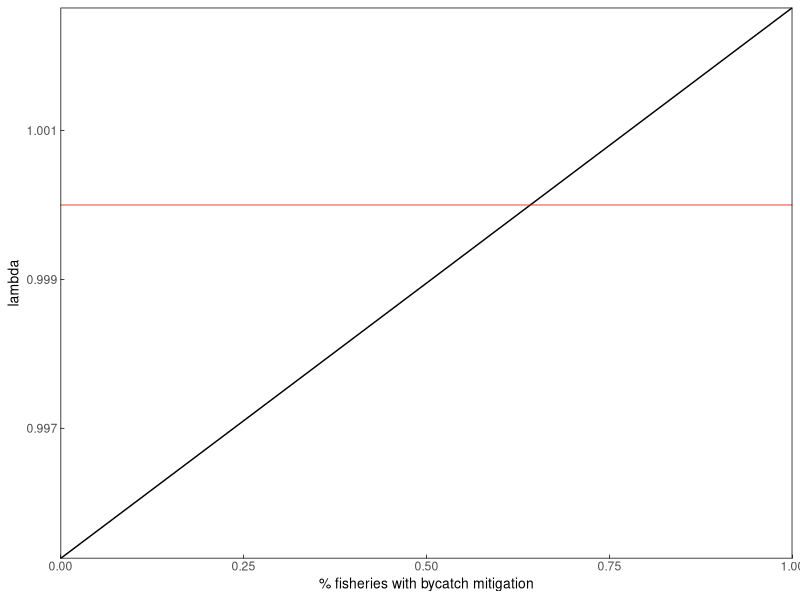
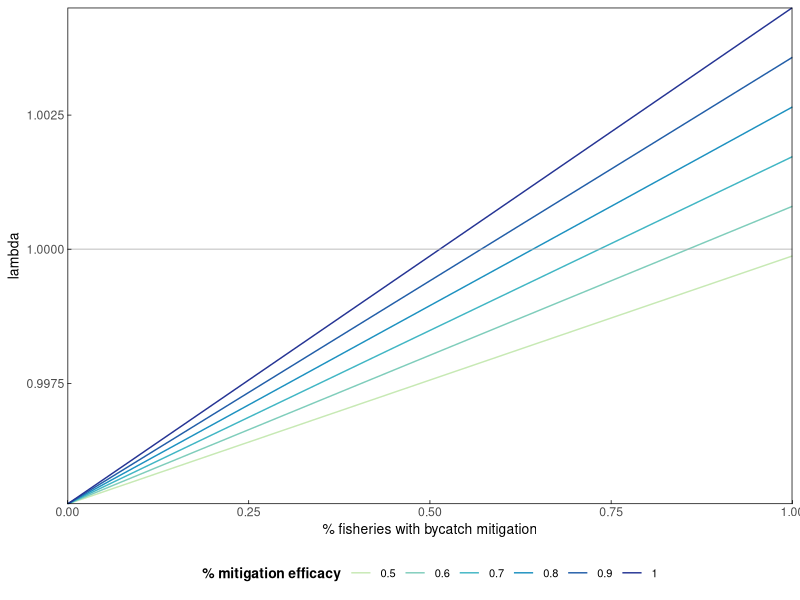

These figures' R source, in order: (Note: a time limit stopped this script after it produced the figures.)
## ---- chunk 1
library(here)
library(tidyverse)
library(RColorBrewer)

#set up various plotting themes
themeo <-theme_classic()+
  theme(strip.background = element_blank(),
        panel.grid.major = element_line(colour = "transparent"), 
        panel.grid.minor = element_line(colour = "transparent"),
        axis.line = element_blank(),
        axis.title = element_text(color = "black", size = 10),
        axis.ticks.length=unit(-0.1, "cm"),
        axis.ticks = element_line(color = "black", size = .25),
        axis.ticks.x = element_line(color = "black"),
        axis.ticks.y = element_line(color = "black"),
        panel.border = element_rect(colour = "black", fill=NA, size=.5),
        panel.spacing = unit(1, "lines"),
        legend.position = "bottom",
        legend.title = element_text(colour = "black", size = 10, face = "bold"),
        legend.text = element_text(color = "black", size =8)) #default legend position
## ---- chunk 2
#survival rates - drawn from Weimerskirch 1998
s_c <- 0.64 #chick+ fledgling survival year 0-1
s_cc <- 0.7244736 #conditional chick survival (disregarding parental survival) *calculted from other VR, not directly from literature
s_j <- 0.85 #juvenile survival year 1-3
s_i <- 0.92 #immature survival year 3-7
s_s <- 0.94 #subadult survival year 7-10
s_a <- 0.94 #adult survival year 10+
#males show senescence but femailes don't, so not including it here, though perhaps I should since it impacts breeding success?

#fecundity building blocks
#breeding success - drawn from Weimerskirch 1998 &Rackete 2021
bs_a <- 0.76 #adult breeding success

#breeding probability (biennial breeders) - adult rate drawn from Rackete 2021, subadult downscaled slightly from that
bp_a <- 0.45 #adult breeding probablity (biennial breeding, most breeding by age 10)

c <- 0.5# # of female chicks per year

#fecundity 
#f_a <- bs_a*bp_a*c
f_a <- bp_a*c*s_cc
  
#add widowing
#assume 25% prob year1 -> 100% prob year 4?
#Sun et al 2022 - takes 4 years to reach next breeding attempt, breeding prob with new mate after widowhood = ~0.25 (fig5)

w <- 1-0.1^.25
w4 <- 1
## ---- chunk 3
#set up age-based matrix based on vital rates

#Age classes (years)  0-1        1-2    2-3    3-4    4-5    5-6    6-7    7-8   8-9    nw,          w1,            w2,             w3,             w4 
m <- matrix(data = c(0,          0,    0,      0,     0,     0,     0,     0,      0,   s_a^2*f_a,   s_a^2*f_a*w,   s_a^2*f_a*w,    s_a^2*f_a*w,    s_a^2*f_a*w4,   #0-1
                    s_j,         0,    0,      0,     0,     0,     0,     0,      0,   0,           0,             0,              0,              0,              #1-2
                    0,           s_j,  0,      0,     0,     0,     0,     0,      0,   0,           0,             0,              0,              0,              #2-3
                    0,           0,    s_j,    0,     0,     0,     0,     0,      0,   0,           0,             0,              0,              0,              #3-4
                    0,           0,    0,      s_i,   0,     0,     0,     0,      0,   0,           0,             0,              0,              0,              #4-5
                    0,           0,    0,      0,     s_i,   0,     0,     0,      0,   0,           0,             0,              0,              0,              #5-6
                    0,           0,    0,      0,     0,     s_i,   0,     0,      0,   0,           0,             0,              0,              0,              #6-7
                    0,           0,    0,      0,     0,     0,     s_i,   0,      0,   0,           0,             0,              0,              0,              #7-8
                    0,           0,    0,      0,     0,     0,     0,     s_s,    0,   0,           0,             0,              0,              0,              #8-9
                    0,           0,    0,      0,     0,     0,     0,     0,      s_s, s_a^2,       s_a^2*w,       s_a^2*w,        s_a^2*w,        s_a^2*w4,       #nw
                    0,           0,    0,      0,     0,     0,     0,     0,      0,   s_a*(1-s_a), s_a*(1-s_a)*w, s_a*(1-s_a)*w,  s_a*(1-s_a)*w,  s_a*(1-s_a)*w4, #w1
                    0,           0,    0,      0,     0,     0,     0,     0,      0,   0,           s_a*(1-w),     0,              0,              0,              #w2 
                    0,           0,    0,      0,     0,     0,     0,     0,      0,   0,           0,             s_a*(1-w),      0,              0,              #w3 
                    0,           0,    0,      0,     0,     0,     0,     0,      0,   0,           0,             0,              s_a*(1-w),      0),             #w4 
                   nrow = 14, byrow = TRUE) 
m
## ---- chunk 4
#deterministic growth rate (lambda)
#extract eigenvalues and lambda from the matrix 
m_eig <- eigen(m)
lambda <- as.numeric(m_eig$values[1])
lambda # this matches the ideal population growth rate in the table

#Stable state distribution
#extract and scale the right eigenvector 
SSD <- round(as.numeric(m_eig$vectors[,1]/sum(m_eig$vectors[,1])),3)
SSD

#extract reproductive values
RV <- as.numeric(eigen(t(m))$vectors[,1]/eigen(t(m))$vectors[1,1])
RV
## ---- chunk 5
MI_SDD <- sum(SSD[10:14]) #proportion mature individuals
JI_SDD <- sum(SSD[1:9]) #proportion juvenile/immature/subadult

#total fledged population from MI estimates: 
#from iucn redlist:https://www.iucnredlist.org/species/22698305/132640680#population
# In 1998, the total annual breeding population was estimated at 8,500 pairs, equivalent to c. 28,000 mature individuals (Gales 1998). However, current estimates are 1,553 pairs on South Georgia (Georgias del Sur) (Poncet et al. 2006), 1,800 pairs on Prince Edward Island (2008, Ryan et al. 2009), c. 1,900 pairs on Marion Island (2013, ACAP 2009), c. 340 pairs on Iles Crozet (CNRS Chinzè Monitoring Database 2010), c. 354 pairs in Iles Kerguelen (CNRS Chinzè Monitoring Database 2011), and 4 pairs on Macquarie Island (DPIWPE 2010, unpublished data), making a total of c. 6,000 annual breeding pairs. Using the same ratio as Gales (1998) for estimating the number of mature individuals, this would equate to approximately 20,100 mature individuals.

br_mi_rate <- 20100/6000

#South georgia mature individuals from reported breeding pairs
SG_MI <- 1553*br_mi_rate

#get total pop of fledged birds from MI  numbers and stable state distribution
#MI= MI_SDD*total pop
#total pop = MI/MI_SDD
SG_pop <- SG_MI/MI_SDD

#check against juvenile pop and SDD
juv_pop <- SG_pop-SG_MI #calc juv pop
juv_pop/SG_pop # prop to full fledged pop
JI_SDD #compare to SDD
## ---- chunk 6
BPUE_1000 <- ((0.5460*0.0108)+(0.3276*(0.0066))+(0.4169*0.1111)+(0.0120*0)+(0.2690*0.044)+(0.01060*0.044))/6 
                                    # #bycatch rate per 1000 hooks for South Atlantic (all south atlantic studies averaged) (Klaer 2012, table 2.5) #0.01111316
#BPUE_1000 <- 0.0308*0.105 #bycatch rate per 1000 hooks for South Atlantic (below 25S) (Klaer 2012, table 2.5) #0.003234
hooks <- 6710000 #average annual number of hooks in South West Atlantic from 1999-2009(Jimenez et al 2016, table 1)
#overlap <- 1466368 #average annual number of hooks in South West Atlantic from 1999-2009 that birds are exposed to (Jimenez et al 2016, table 1)
BPUE_1 <- BPUE_1000/1000 #convert to per 1 hook rate

bycatch_mortality <- BPUE_1*hooks #multiply by average annual hooks

per_cap_bycatch_mortality <- bycatch_mortality/SG_pop
## ---- chunk 7
#surv = natural mortality - fishing mortality
#surv - fishing mortality = natural mortality

#fishing mortality = per capita calculation above
fm <- per_cap_bycatch_mortality

#natural mortality
nm_j <- (1-s_j)-fm
nm_i <- (1-s_i)-fm
nm_s <- (1-s_s)-fm
nm_a <- (1-s_a)-fm
## ---- chunk 8
#bycatch mortality rates
# ~25 - 35% of mortality has been attributed to bycatch (Cleeland et al 2021), 
# so I calculated the baseline mortality and divided by 4 (testing 33% now - /3)
# m_j <- (1-s_j)/3
# m_i <- (1-s_i)/3
# m_s <- (1-s_s)/3
# m_a <- (1-s_a)/3

mitigation_eff <- 0.8
## ---- chunk 9
bycatch_reductions <- data.frame(reduction = seq(0, 1, by =0.01), lambda = NA)

for(i in 1:nrow(bycatch_reductions)){
  # 
  # n_s_j <- 1-((m_j*(1-(mitigation_eff*bycatch_reductions$reduction[i])))+(m_j*2))
  # n_s_i <- 1-((m_i*(1-(mitigation_eff*bycatch_reductions$reduction[i])))+(m_i*2))
  # n_s_s <- 1-((m_s*(1-(mitigation_eff*bycatch_reductions$reduction[i])))+(m_s*2))
  # n_s_a <- 1-((m_a*(1-(mitigation_eff*bycatch_reductions$reduction[i])))+(m_s*2))


  n_s_j <- 1-((fm*(1-(mitigation_eff*bycatch_reductions$reduction[i])))+(nm_j))
  n_s_i <- 1-((fm*(1-(mitigation_eff*bycatch_reductions$reduction[i])))+(nm_i))
  n_s_s <- 1-((fm*(1-(mitigation_eff*bycatch_reductions$reduction[i])))+(nm_s))
  n_s_a <- 1-((fm*(1-(mitigation_eff*bycatch_reductions$reduction[i])))+(nm_s))

  
#Age classes (years)   0-1     1-2     2-3     3-4     4-5    5-6    6-7    7-8   8-9      nw,              w1,                w2,                w3,                w4 
n_m <- matrix(data = c(0,      0,      0,      0,      0,     0,     0,     0,      0,     n_s_a^2*f_a,     n_s_a^2*f_a*w,     n_s_a^2*f_a*w,     n_s_a^2*f_a*w,     n_s_a^2*f_a*w4,      #0-1
                       n_s_j,  0,      0,      0,      0,     0,     0,     0,      0,     0,               0,                 0,                 0,                 0,                   #1-2
                       0,      n_s_j,  0,      0,      0,     0,     0,     0,      0,     0,               0,                 0,                 0,                 0,                   #2-3
                       0,      0,      n_s_j,  0,      0,     0,     0,     0,      0,     0,               0,                 0,                 0,                 0,                   #3-4
                       0,      0,      0,      n_s_i,  0,     0,     0,     0,      0,     0,               0,                 0,                 0,                 0,                   #4-5
                       0,      0,      0,      0,      n_s_i, 0,     0,     0,      0,     0,               0,                 0,                 0,                 0,                   #5-6
                       0,      0,      0,      0,      0,     n_s_i, 0,     0,      0,     0,               0,                 0,                 0,                 0,                   #6-7
                       0,      0,      0,      0,      0,     0,     n_s_i, 0,      0,     0,               0,                 0,                 0,                 0,                   #7-8
                       0,      0,      0,      0,      0,     0,     0,     n_s_s,  0,     0,               0,                 0,                 0,                 0,                   #8-9
                       0,      0,      0,      0,      0,     0,     0,     0,      n_s_s, n_s_a^2,         n_s_a^2*w,         n_s_a^2*w,         n_s_a^2*w,         n_s_a^2*w4,          #nw
                       0,      0,      0,      0,      0,     0,     0,     0,      0,     n_s_a*(1-n_s_a), n_s_a*(1-n_s_a)*w, n_s_a*(1-n_s_a)*w, n_s_a*(1-n_s_a)*w, n_s_a*(1-n_s_a)*w4,  #w1
                       0,      0,      0,      0,      0,     0,     0,     0,      0,     0,               n_s_a*(1-w),       0,                 0,                 0,                   #w2 
                       0,      0,      0,      0,      0,     0,     0,     0,      0,     0,               0,                 n_s_a*(1-w),       0,                 0,                   #w3 
                       0,      0,      0,      0,      0,     0,     0,     0,      0,     0,               0,                 0,                 n_s_a*(1-w),       0),                  #w4 
                    nrow = 14, byrow = TRUE) 
n_m
  
  #extract eigenvalues and lambda from the matrix 
  n_m_eig <- eigen(n_m)
  lambda_n <- as.numeric(n_m_eig$values[1])
  bycatch_reductions$lambda[i] <- lambda_n 

}
## ---- chunk 10
ggplot(bycatch_reductions)+
  geom_line(aes(x=reduction, y=as.numeric(lambda)))+
  geom_hline(aes(yintercept = 1), color = "red", alpha =0.5)+ 
  # geom_vline(aes(xintercept = 0.66), color = "red", alpha =0.5)+ #illegal vs legal fisheries transition
  # geom_vline(aes(xintercept = 0.33), color = "red", alpha =0.5)+ #illegal vs legal fisheries transition
  labs(x="% fisheries with bycatch mitigation", y="lambda")+
  themeo+
  coord_cartesian(expand=FALSE)
## ---- chunk 11
bycatch_reductions2 <- seq(0, 1, by =0.01)
mitigation_eff_range <- seq(0.5,1, by  = 0.1)
output <- matrix(nrow = length(bycatch_reductions2), ncol = length(mitigation_eff_range)) %>% as.data.frame() 

for(k in 1:length(mitigation_eff_range)){
  mit_eff <- mitigation_eff_range[k]
  
  for(i in 1:length(bycatch_reductions2)){
  
  # n_s_j <- 1-((m_j*(1-(mit_eff*bycatch_reductions2[i])))+(m_j*2))
  # n_s_i <- 1-((m_i*(1-(mit_eff*bycatch_reductions2[i])))+(m_i*2))
  # n_s_s <- 1-((m_s*(1-(mit_eff*bycatch_reductions2[i])))+(m_s*2))
  # n_s_a <- 1-((m_a*(1-(mit_eff*bycatch_reductions2[i])))+(m_s*2))
  # 
  
  n_s_j <- 1-((fm*(1-(mit_eff*bycatch_reductions$reduction[i])))+(nm_j))
  n_s_i <- 1-((fm*(1-(mit_eff*bycatch_reductions$reduction[i])))+(nm_i))
  n_s_s <- 1-((fm*(1-(mit_eff*bycatch_reductions$reduction[i])))+(nm_s))
  n_s_a <- 1-((fm*(1-(mit_eff*bycatch_reductions$reduction[i])))+(nm_s))
  
  
 #Age classes (years)   0-1     1-2     2-3     3-4     4-5    5-6    6-7    7-8   8-9      nw,              w1,                w2,                w3,                w4 
n_m <- matrix(data = c(0,      0,      0,      0,      0,     0,     0,     0,      0,     n_s_a^2*f_a,     n_s_a^2*f_a*w,     n_s_a^2*f_a*w,     n_s_a^2*f_a*w,     n_s_a^2*f_a*w4,      #0-1
                       n_s_j,  0,      0,      0,      0,     0,     0,     0,      0,     0,               0,                 0,                 0,                 0,                   #1-2
                       0,      n_s_j,  0,      0,      0,     0,     0,     0,      0,     0,               0,                 0,                 0,                 0,                   #2-3
                       0,      0,      n_s_j,  0,      0,     0,     0,     0,      0,     0,               0,                 0,                 0,                 0,                   #3-4
                       0,      0,      0,      n_s_i,  0,     0,     0,     0,      0,     0,               0,                 0,                 0,                 0,                   #4-5
                       0,      0,      0,      0,      n_s_i, 0,     0,     0,      0,     0,               0,                 0,                 0,                 0,                   #5-6
                       0,      0,      0,      0,      0,     n_s_i, 0,     0,      0,     0,               0,                 0,                 0,                 0,                   #6-7
                       0,      0,      0,      0,      0,     0,     n_s_i, 0,      0,     0,               0,                 0,                 0,                 0,                   #7-8
                       0,      0,      0,      0,      0,     0,     0,     n_s_s,  0,     0,               0,                 0,                 0,                 0,                   #8-9
                       0,      0,      0,      0,      0,     0,     0,     0,      n_s_s, n_s_a^2,         n_s_a^2*w,         n_s_a^2*w,         n_s_a^2*w,         n_s_a^2*w4,          #nw
                       0,      0,      0,      0,      0,     0,     0,     0,      0,     n_s_a*(1-n_s_a), n_s_a*(1-n_s_a)*w, n_s_a*(1-n_s_a)*w, n_s_a*(1-n_s_a)*w, n_s_a*(1-n_s_a)*w4,  #w1
                       0,      0,      0,      0,      0,     0,     0,     0,      0,     0,               n_s_a*(1-w),       0,                 0,                 0,                   #w2 
                       0,      0,      0,      0,      0,     0,     0,     0,      0,     0,               0,                 n_s_a*(1-w),       0,                 0,                   #w3 
                       0,      0,      0,      0,      0,     0,     0,     0,      0,     0,               0,                 0,                 n_s_a*(1-w),       0),                  #w4 
                    nrow = 14, byrow = TRUE) 
n_m
  
  #extract eigenvalues and lambda from the matrix 
  n_m_eig <- eigen(n_m)
  lambda_n <- as.numeric(n_m_eig$values[1])
  output[i,k] <- lambda_n # this matches the ideal population growth rate in the table

}
}

## ---- chunk 12
oldnames = c("V1","V2","V3","V4" ,"V5", "V6")
newnames = c("0.5", "0.6", "0.7", "0.8", "0.9", "1")

output<- output %>%
  rename_with(~ newnames[which(oldnames == .x)], .cols = oldnames)

output$bycatch_reductions <- bycatch_reductions2

output_l <- output %>% 
  pivot_longer(cols = !bycatch_reductions,names_to = "mit_eff", values_to = "lambda")

output_l$mit_eff <- as.numeric(output_l$mit_eff)
## ---- chunk 13
ggplot(output_l)+
  geom_line(aes(x=bycatch_reductions, y=lambda, group = factor(mit_eff), color = factor(mit_eff)))+
  geom_hline(aes(yintercept = 1), color = "darkgrey", alpha =0.5)+ 
  # geom_vline(aes(xintercept = 0.66), color = "red", alpha =0.5)+ #illegal vs legal fisheries transition
  # geom_vline(aes(xintercept = 0.33), color = "red", alpha =0.5)+ #illegal vs legal fisheries transition
  labs(x="% fisheries with bycatch mitigation", y="lambda", color = "% mitigation efficacy")+
  themeo+
  guides(colour = guide_legend(nrow = 1))+
  coord_cartesian(expand=FALSE)+
  scale_color_manual(values=c("#c7e9b4", "#7fcdbb", "#41b6c4", "#1d91c0", "#225ea8", "#253494"))
## ---- chunk 14
#set mean, CI for each vital rate, use these to pull VR rates within beta distribution
#s_c2
s_c2mean <-0.64
s_c2upper_CI <- 0.65
s_c2lower_CI <- 0.63
  
s_c2SE <- (s_c2upper_CI - s_c2lower_CI) / 3.92

s_c2var <- s_c2SE^2

s_c2alpha = s_c2mean * ((1 - s_c2mean) / s_c2var - 1 / s_c2mean)
s_c2beta = (1 - s_c2mean) * ((1 -s_c2mean) /s_c2var - 1 / (1 - s_c2mean))

#s_cc2
s_cc2mean <-0.7244736
s_cc2upper_CI <- 0.73
s_cc2lower_CI <- 0.72
  
s_cc2SE <- (s_cc2upper_CI - s_cc2lower_CI) / 3.92

s_cc2var <- s_cc2SE^2

s_cc2alpha = s_cc2mean * ((1 - s_cc2mean) / s_cc2var - 1 / s_cc2mean)
s_cc2beta = (1 - s_cc2mean) * ((1 -s_cc2mean) /s_cc2var - 1 / (1 - s_cc2mean))

#s_j2
#s_j2mean <-0.825
s_j2mean <-0.85
s_j2upper_CI <- 0.85
s_j2lower_CI <- 0.8
  
s_j2SE <- (s_j2upper_CI - s_j2lower_CI) / 3.92

s_j2var <- s_j2SE^2

s_j2alpha = s_j2mean * ((1 - s_j2mean) / s_j2var - 1 / s_j2mean)
s_j2beta = (1 - s_j2mean) * ((1 -s_j2mean) /s_j2var - 1 / (1 - s_j2mean))

# s_i2
 #s_i2mean <-0.925
 s_i2mean <-0.92
 s_i2upper_CI <- 0.94
 s_i2lower_CI <- 0.91
  
 s_i2SE <- ( s_i2upper_CI -  s_i2lower_CI) / 3.92

 s_i2var <-  s_i2SE^2

 s_i2alpha =  s_i2mean * ((1 -  s_i2mean) /  s_i2var - 1 /  s_i2mean)
 s_i2beta = (1 -  s_i2mean) * ((1 - s_i2mean) / s_i2var - 1 / (1 -  s_i2mean))
 
# s_s2
 #s_s2mean <-0.944
 s_s2mean <-0.94
 s_s2upper_CI <- 0.95
 s_s2lower_CI <- 0.94
  
 s_s2SE <- ( s_s2upper_CI -  s_s2lower_CI) / 3.92

 s_s2var <-  s_s2SE^2

 s_s2alpha =  s_s2mean * ((1 -  s_s2mean) /  s_s2var - 1 /  s_s2mean)
 s_s2beta = (1 -  s_s2mean) * ((1 - s_s2mean) / s_s2var - 1 / (1 -  s_s2mean))
 
 # s_a2
 #s_a2mean <-0.945
  s_a2mean <-0.94
 s_a2upper_CI <- 0.95
 s_a2lower_CI <- 0.94
  
 s_a2SE <- ( s_a2upper_CI -  s_a2lower_CI) / 3.92

 s_a2var <-  s_a2SE^2

 s_a2alpha =  s_a2mean * ((1 -  s_a2mean) /  s_a2var - 1 /  s_a2mean)
 s_a2beta = (1 -  s_a2mean) * ((1 - s_a2mean) / s_a2var - 1 / (1 -  s_a2mean))

 
  # bs_a2
 bs_a2mean <-0.76
 bs_a2upper_CI <- 0.8
 bs_a2lower_CI <- 0.68
  
 bs_a2SE <- ( bs_a2upper_CI -  bs_a2lower_CI) / 3.92

 bs_a2var <-  bs_a2SE^2

 bs_a2alpha =  bs_a2mean * ((1 -  bs_a2mean) /  bs_a2var - 1 /  bs_a2mean)
 bs_a2beta = (1 -  bs_a2mean) * ((1 - bs_a2mean) / bs_a2var - 1 / (1 -  bs_a2mean))
 
 
   # bp_a2
 bp_a2mean <-0.45
 bp_a2upper_CI <- 0.7
 bp_a2lower_CI <- 0.4
  
 bp_a2SE <- ( bp_a2upper_CI -  bp_a2lower_CI) / 3.92

 bp_a2var <-  bp_a2SE^2

 bp_a2alpha =  bp_a2mean * ((1 -  bp_a2mean) /  bp_a2var - 1 /  bp_a2mean)
 bp_a2beta = (1 -  bp_a2mean) * ((1 - bp_a2mean) / bp_a2var - 1 / (1 -  bp_a2mean))
 
 #fm2
 
# BPUE_1000 <- ((0.5460*0.0108)+(0.3276*0.0066)+(0.4169*0.1111)+(0.0120*0)+(0.2690*0.044)+(0.01060*0.044))/6 
# hooks <- 6710000 #average annual number of hooks in South West Atlantic from 1999-2009(Jimenez et al 2016, table 1)
# BPUE_1 <- BPUE_1000/1000 #convert to per 1 hook rate
# bycatch_mortality <- BPUE_1*hooks #multiply by average annual hooks
# per_cap_bycatch_mortality <- bycatch_mortality/SG_pop


fm2_mean <- fm
fm2_upperCI <- (((0.4169*0.1111)/1000)*hooks)/SG_pop
fm2_lowerCI <- (((0.01060*0.044)/1000)*hooks)/SG_pop

fm2_SE <- ( fm2_upperCI -  fm2_lowerCI) / 3.92

fm2_var <-  fm2_SE^2

 fm2_alpha =  fm2_mean * ((1 -  fm2_mean) /  fm2_var - 1 /  fm2_mean)
 fm2_beta = (1 -  fm2_mean) * ((1 - fm2_mean) / fm2_var - 1 / (1 -  fm2_mean))

## ---- chunk 15
 s_c2_rv <-  rbeta(n = 1000, shape1 = s_c2alpha, shape2 = s_c2beta) #chick+ fledgling survival year 0-1 - 0.64 
    p_s_c2<- ggplot(as.data.frame(s_c2_rv))+geom_histogram(aes(x=s_c2_rv))+geom_vline(data = as.data.frame(s_c), aes(xintercept = s_c), color = "red")+theme_bw()
      
 s_cc2_rv <- rbeta(n = 1000, shape1 = s_cc2alpha, shape2 = s_cc2beta) # conditional chick+ fledgling survival year 0-1 - 0.73
    p_s_cc2 <- ggplot(as.data.frame(s_cc2_rv))+geom_histogram(aes(x=s_cc2_rv))+geom_vline(data = as.data.frame(s_cc), aes(xintercept = s_cc), color = "red")+theme_bw()
   
 s_j2_rv <-  rbeta(n = 1000, shape1 = s_j2alpha, shape2 = s_j2beta)#juvenile survival year 1-3 -  0.8 
     p_s_j2 <- ggplot(as.data.frame(s_j2_rv))+geom_histogram(aes(x=s_j2_rv))+geom_vline(data = as.data.frame(s_j), aes(xintercept = s_j), color = "red")+theme_bw()
      
 s_i2_rv <-  rbeta(n = 1000, shape1 = s_i2alpha, shape2 = s_i2beta) #immature survival year 3-7 -  0.92
     p_s_i2 <- ggplot(as.data.frame(s_i2_rv))+geom_histogram(aes(x=s_i2_rv))+geom_vline(data = as.data.frame(s_i), aes(xintercept = s_i), color = "red")+theme_bw()
     
 s_s2_rv <-  rbeta(n = 1000, shape1 = s_s2alpha, shape2 = s_s2beta) #subadult survival year 7-10 - 0.94
     p_s_s2 <- ggplot(as.data.frame(s_s2_rv))+geom_histogram(aes(x=s_s2_rv))+geom_vline(data = as.data.frame(s_s), aes(xintercept = s_s), color = "red")+theme_bw()
     
 s_a2_rv <-  rbeta(n = 1000, shape1 = s_a2alpha, shape2 = s_a2beta) #adult survival year 10+ - 0.94
     p_s_a2 <- ggplot(as.data.frame(s_a2_rv))+geom_histogram(aes(x=s_a2_rv))+geom_vline(data = as.data.frame(s_a), aes(xintercept = s_a), color = "red")+theme_bw()
    
 bs_a2_rv <- rbeta(n = 1000, shape1 = bs_a2alpha, shape2 = bs_a2beta) #adult breeding success - 0.8 
    p_bs_a2 <- ggplot(as.data.frame(bs_a2_rv))+geom_histogram(aes(x=bs_a2_rv))+geom_vline(data = as.data.frame(bs_a), aes(xintercept = bs_a), color = "red")+theme_bw()
       
bp_a2_rv <-  rbeta(n = 1000, shape1 = bp_a2alpha, shape2 = bp_a2beta)  #adult breeding probablity (biennial breeding, most breeding by age 10) - 0.45
    p_bp_a2 <- ggplot(as.data.frame(bp_a2_rv))+geom_histogram(aes(x=bp_a2_rv))+geom_vline(data = as.data.frame(bp_a), aes(xintercept = bp_a), color = "red")+theme_bw()
    
   fm2_rv <-  rbeta(n = 1000, shape1 = fm2_alpha, shape2 = fm2_beta)  #adult breeding probablity (biennial breeding, most breeding by age 10) - 0.45
    p_fm2 <- ggplot(as.data.frame(fm2_rv))+geom_histogram(aes(x=fm2_rv))+geom_vline(data = as.data.frame(bp_a), aes(xintercept = fm), color = "red")+theme_bw()
## ---- chunk 16
full_output <- vector("list", 6)
bycatch_reductions2 <- seq(0, 1, by =0.01)
mitigation_eff_range <- seq(0.5,1, by  = 0.1)
sims = 1:1000

set.seed(123)

for(k in 1:length(mitigation_eff_range)){
  mit_eff <- mitigation_eff_range[k]
  
  output2 <- matrix(nrow = length(bycatch_reductions2), ncol = length(sims)) %>% as.data.frame() 
  
for(j in 1:length(sims)){
    
  set.seed(j)
  
    s_c2 <-    rbeta(n = 1, shape1 = s_c2alpha, shape2 = s_c2beta) #chick+ fledgling survival year 0-1 - 0.64 
    s_cc2 <-  rbeta(n = 1, shape1 = s_cc2alpha, shape2 = s_cc2beta) # conditional chick+ fledgling survival year 0-1 - 0.64 
    s_j2 <- rbeta(n = 1, shape1 = s_j2alpha, shape2 = s_j2beta)#juvenile survival year 1-3 -  0.8 
    s_i2 <-  rbeta(n = 1, shape1 = s_i2alpha, shape2 = s_i2beta) #immature survival year 3-7 -  0.92
    s_s2 <- rbeta(n = 1, shape1 = s_s2alpha, shape2 = s_s2beta) #subadult survival year 7-10 - 0.94
    s_a2 <-  rbeta(n = 1, shape1 = s_a2alpha, shape2 = s_a2beta) #adult survival year 10+ - 0.94
    bs_a2 <-  rbeta(n = 1, shape1 = bs_a2alpha, shape2 = bs_a2beta) #adult breeding success - 0.8 
    bp_a2 <-  rbeta(n = 1, shape1 = bp_a2alpha, shape2 = bp_a2beta)  #adult breeding probablity (biennial breeding, most breeding by age 10) - 0.45
    c2 <- 0.5# # of female chicks per year
    f_a2 <- bp_a*c2*s_cc2 #fecundity
  
    # not sure why i decided to do this so removing it for now, and reverting matrix to old widowing rates (w and w4)
    # w2 <- sample(seq(0.4,0.5, by =0.01), size=1, replace = TRUE) 
    # w42 <- 1
    
  #  which1 <- as.numeric(sample(c(3,4), size=1, replace = TRUE))  #select whether to partition mortality into 3 sections (33% = bycatch) or 4 (25%=bycatch)
    # m_j2 <- (1-s_j2)/which1 # divide total moratlity by 3 or 4 to get bycatch mortality
    # o_m_j2 <- m_j2*(which1-1) #multiply bycatch by 1-(3 or 4) to get non-bycatch mortality
    # 
    # which2 <- as.numeric(sample(c(3,4), size=1, replace = TRUE))
    # m_i2 <- (1-s_i2)/which2
    # o_m_i2 <- m_i2*(which2-1)
    # 
    # which3 <- as.numeric(sample(c(3,4), size=1, replace = TRUE))
    # m_s2 <- (1-s_s2)/which3
    # o_m_s2 <- m_s2*(which3-1)
    # 
    # which4 <- as.numeric(sample(c(3,4), size=1, replace = TRUE))
    # m_a2 <- (1-s_a2)/which4
    # o_m_a2 <- m_a2*(which4-1)
    
    #fishing mortality = per capita calculation above
   # fm2 <- fm #set bycatch mortality
    fm2 <-  rbeta(n = 1, shape1 = fm2_alpha, shape2 = fm2_beta)  #variable bycatch mortality
    
    #natural mortality
    nm_j2 <- (1-s_j2)-fm2
    nm_i2 <- (1-s_i2)-fm2
    nm_s2 <- (1-s_s2)-fm2
    nm_a2 <- (1-s_a2)-fm2

    
for(i in 1:length(bycatch_reductions2)){
  
  #calculate new survival rates = 1-(bycatch mortality*(1-efficacy of intervention action * proportion of fishery implementing intervention actions))+mortality remainder)
  # n_s_j2 <- 1-((m_j2*(1-(mit_eff*bycatch_reductions2[i])))+(o_m_j2))
  # n_s_i2 <- 1-((m_i2*(1-(mit_eff*bycatch_reductions2[i])))+(o_m_i2))
  # n_s_s2 <- 1-((m_s2*(1-(mit_eff*bycatch_reductions2[i])))+(o_m_s2))
  # n_s_a2 <- 1-((m_a2*(1-(mit_eff*bycatch_reductions2[i])))+(o_m_a2))
  # 
    
  n_s_j2 <- 1-((fm2*(1-(mit_eff*bycatch_reductions$reduction[i])))+(nm_j2))
  n_s_i2 <- 1-((fm2*(1-(mit_eff*bycatch_reductions$reduction[i])))+(nm_i2))
  n_s_s2 <- 1-((fm2*(1-(mit_eff*bycatch_reductions$reduction[i])))+(nm_s2))
  n_s_a2 <- 1-((fm2*(1-(mit_eff*bycatch_reductions$reduction[i])))+(nm_s2))
  
  
   #Age classes (years)    0-1      1-2      2-3     3-4     4-5     5-6     6-7    7-8     8-9      nw,                w1,                  w2,                   w3,                   w4 
  n_m2 <- matrix(data = c( 0,       0,       0,      0,      0,      0,      0,      0,      0,      n_s_a2^2*f_a2,     n_s_a2^2*f_a2*w,     n_s_a2^2*f_a2*w,      n_s_a2^2*f_a2*w,      n_s_a2^2*f_a2*w4,      #0-1
                           n_s_j2,  0,       0,      0,      0,      0,      0,      0,      0,      0,                 0,                   0,                    0,                    0,                     #1-2
                           0,       n_s_j2,  0,      0,      0,      0,      0,      0,      0,      0,                 0,                   0,                    0,                    0,                     #2-3
                           0,       0,       n_s_j2, 0,      0,      0,      0,      0,      0,      0,                 0,                   0,                    0,                    0,                     #3-4
                           0,       0,       0,      n_s_i2, 0,      0,      0,      0,      0,      0,                 0,                   0,                    0,                    0,                     #4-5
                           0,       0,       0,      0,      n_s_i2, 0,      0,      0,      0,      0,                 0,                   0,                    0,                    0,                     #5-6
                           0,       0,       0,      0,      0,      n_s_i2, 0,      0,      0,      0,                 0,                   0,                    0,                    0,                     #6-7
                           0,       0,       0,      0,      0,      0,      n_s_i2, 0,      0,      0,                 0,                   0,                    0,                    0,                     #7-8
                           0,       0,       0,      0,      0,      0,      0,      n_s_s2, 0,      0,                 0,                   0,                    0,                    0,                     #8-9
                           0,       0,       0,      0,      0,      0,      0,      0,      n_s_s2, n_s_a2^2,          n_s_a2^2*w,          n_s_a2^2*w,           n_s_a2^2*w,           n_s_a2^2*w4,           #nw
                           0,       0,       0,      0,      0,      0,      0,      0,      0,      n_s_a2*(1-n_s_a2), n_s_a2*(1-n_s_a2)*w, n_s_a2*(1-n_s_a2)*w,  n_s_a2*(1-n_s_a2)*w,  n_s_a2*(1-n_s_a2)*w4,  #w1
                           0,       0,       0,      0,      0,      0,      0,      0,      0,      0,                 n_s_a2*(1-w),        0,                    0,                    0,                     #w2 
                           0,       0,       0,      0,      0,      0,      0,      0,      0,      0,                 0,                   n_s_a2*(1-w),         0,                    0,                     #w3 
                           0,       0,       0,      0,      0,      0,      0,      0,      0,      0,                 0,                   0,                    n_s_a2*(1-w),         0),                    #w4 
                   nrow = 14, byrow = TRUE) 
n_m2
  
  #extract eigenvalues and lambda from the matrix 
  n_m_eig2 <- eigen(n_m2)
  lambda_n2 <- as.numeric(n_m_eig2$values[1])
  output2[i,j] <- lambda_n2 # this matches the ideal population growth rate in the table
  output2 <- as.data.frame(output2)
  output2$mitigation_efficacy <- mit_eff
  output2$bycatch_reduction <- bycatch_reductions2
    
 full_output[[k]] <- output2

}
}
}

full_output[[1]]

 sim_results <- full_output[[1]]
 sim_results$quantile5 <-  apply(sim_results[1:100], 1, quantile, (probs =c(0.05)))
 sim_results$quantile95 <-  apply(sim_results[1:100], 1, quantile, (probs =c(0.95)))
## ---- chunk 17
mitigation_eff_range #0.5 0.6 0.7 0.8 0.9 1.0

mit05_l <- full_output[[1]] %>% 
  pivot_longer(cols = starts_with("V"), names_to = "simrun", values_to = "lambda")
mit06_l <- full_output[[2]] %>% 
  pivot_longer(cols = starts_with("V"), names_to = "simrun", values_to = "lambda")
mit07_l <- full_output[[3]] %>% 
  pivot_longer(cols = starts_with("V"), names_to = "simrun", values_to = "lambda")
mit08_l <- full_output[[4]] %>% 
  pivot_longer(cols = starts_with("V"), names_to = "simrun", values_to = "lambda")
mit09_l <- full_output[[5]] %>% 
  pivot_longer(cols = starts_with("V"), names_to = "simrun", values_to = "lambda")
mit1_l <- full_output[[6]] %>% 
  pivot_longer(cols = starts_with("V"), names_to = "simrun", values_to = "lambda")

fulldat <- rbind(mit05_l,mit06_l,mit07_l,mit08_l,mit09_l,mit1_l)
fulldat$mitsim <- paste(fulldat$mitigation_efficacy, fulldat$simrun)

mit05 <- full_output[[1]] 
mit06 <- full_output[[2]] 
mit07 <- full_output[[3]] 
mit08 <- full_output[[4]] 
mit09 <- full_output[[5]] 
mit1 <- full_output[[6]] 

full_dat_w <- rbind(mit05,mit06,mit07,mit08,mit09,mit1)
full_dat_w$quantile5 <-  apply(full_dat_w[1:100], 1, quantile, (probs =c(0.05)))
full_dat_w$quantile95 <-  apply(full_dat_w[1:100], 1, quantile, (probs =c(0.95)))
full_dat_w$quantile25 <-  apply(full_dat_w[1:100], 1, quantile, (probs =c(0.25)))
full_dat_w$quantile75 <-  apply(full_dat_w[1:100], 1, quantile, (probs =c(0.75)))
full_dat_w$mitsim <- paste(full_dat_w$mitigation_efficacy, full_dat_w$simrun)

## ---- chunk 18

output_l$mitigation_efficacy <- output_l$mit_eff
fulldat <- fulldat %>% group_by(mitigation_efficacy, bycatch_reduction) %>% mutate(mean_lambda = mean(lambda)) %>% ungroup()

ggplot(fulldat)+
  geom_line(aes(x=bycatch_reduction, y=lambda, group = simrun), color = "grey")+
  geom_line(data = output_l, aes(x=bycatch_reductions, y=lambda))+ #"best" VR
  geom_hline(aes(yintercept = 1), color = "red", alpha =0.5)+ 
  geom_line(aes(x=bycatch_reduction, y=mean_lambda, group = simrun), color = "blue")+ #mean VR
  # geom_vline(aes(xintercept = 0.66), color = "red", alpha =0.5)+ #illegal vs legal fisheries transition
  # geom_vline(aes(xintercept = 0.33), color = "red", alpha =0.5)+ #illegal vs legal fisheries transition
  labs(x="% fisheries with bycatch mitigation", y="lambda")+
  facet_wrap(~mitigation_efficacy)+
  themeo+
  coord_cartesian(expand=FALSE)
## ---- chunk 19
fig2_widowing <- ggplot(full_dat_w)+
  geom_line(aes(x=bycatch_reduction, y=quantile5), color = "grey")+
  geom_line(aes(x=bycatch_reduction, y=quantile95), color = "grey")+
  geom_ribbon(aes(x=bycatch_reduction, ymin=quantile5, ymax=quantile95), color = "lightgrey", alpha =0.25)+
    geom_ribbon(aes(x=bycatch_reduction, ymin=quantile25, ymax=quantile75), color = "lightgrey", alpha =0.25)+
  geom_line(data = fulldat, aes(x=bycatch_reduction, y=mean_lambda, group = simrun), color = "blue")+ #mean VR
  # geom_line(data = output_l, aes(x=bycatch_reductions, y=lambda))+ #"best" VR
  geom_hline(aes(yintercept = 1), color = "red", alpha =0.5)+ 
  # geom_vline(aes(xintercept = 0.66), color = "red", alpha =0.5)+ #illegal vs legal fisheries transition
  # geom_vline(aes(xintercept = 0.33), color = "red", alpha =0.5)+ #illegal vs legal fisheries transition
  labs(x="% fisheries with bycatch mitigation", y="lambda")+
  facet_wrap(~mitigation_efficacy)+
  themeo+
  coord_cartesian(expand=FALSE)

 # ggsave(fig2_widowing, path ="/Users/sarahbecker/Dropbox/CU_ENVS/Classes/Spring2022/ENVS_5100_QuantConsBiol/project/w_albatross_demo_wd", file="fig2_widowing.png")
## ---- chunk 20
fig2_widowingb <- ggplot(full_dat_w)+
  geom_line(aes(x=bycatch_reduction, y=quantile5), color = "grey")+
  geom_line(aes(x=bycatch_reduction, y=quantile95), color = "grey")+
  geom_ribbon(aes(x=bycatch_reduction, ymin=quantile5, ymax=quantile95,color = factor(mitigation_efficacy),fill  = factor(mitigation_efficacy)), alpha =0.25)+
  #geom_ribbon(aes(x=bycatch_reduction, ymin=quantile25, ymax=quantile75,color = factor(mitigation_efficacy),fill  = factor(mitigation_efficacy)), alpha =0.25)+
  #geom_line(data = output_l, aes(x=bycatch_reductions, y=lambda))+ #"best" VR
  geom_line(data = fulldat, aes(x=bycatch_reduction, y=mean_lambda, group = simrun), color = "blue")+ #mean VR
  geom_hline(aes(yintercept = 1), color = "#525252", alpha =0.5)+ 
  labs(x="% fisheries with bycatch mitigation", y="lambda", fill = "mitigation efficacy", color = "mitigation efficacy")+
  geom_vline(aes(xintercept = 0.66), color = "#a50f15", alpha =0.5)+ #illegal vs legal fisheries transition
  # geom_vline(aes(xintercept = 0.6), color = "#a50f15", alpha =0.25)+ #variation in illegal vs legal fisheries transition
  # geom_vline(aes(xintercept = 0.72), color = "#a50f15", alpha =0.25)+ #variation in illegal vs legal fisheries transition
  facet_wrap(~mitigation_efficacy, nrow =1)+
  themeo+
  guides(colour = guide_legend(nrow = 1))+
  coord_cartesian(expand=FALSE)+
  scale_x_continuous(breaks = c(0, 0.25, 0.5, 0.75, 1), labels=(c("0", "0.25", "0.5", "0.75", "1")))+
  scale_color_manual(values=c("#c7e9b4", "#7fcdbb", "#41b6c4", "#1d91c0", "#225ea8", "#253494"))+
  scale_fill_manual(values=c("#c7e9b4", "#7fcdbb", "#41b6c4", "#1d91c0", "#225ea8", "#253494"))

 # ggsave(fig2_widowingb, path ="/Users/sarahbecker/Dropbox/CU_ENVS/Classes/Spring2022/ENVS_5100_QuantConsBiol/project/w_albatross_demo_wd", file="fig2_widowingb.png", width = 14, height = 3.5, units = "in")
## ---- chunk 21
fig2_widowingc <- ggplot(full_dat_w)+
  geom_line(aes(x=bycatch_reduction, y=quantile5), color = "grey")+
  geom_line(aes(x=bycatch_reduction, y=quantile95), color = "grey")+
  geom_ribbon(aes(x=bycatch_reduction, ymin=quantile5, ymax=quantile95,color = factor(mitigation_efficacy),fill  = factor(mitigation_efficacy)), alpha =0.25)+
  # geom_line(data = output_l, aes(x=bycatch_reductions, y=lambda))+ #"best" VR
  geom_line(data = fulldat, aes(x=bycatch_reduction, y=mean_lambda, group = simrun), color = "blue")+ #mean VR
  geom_hline(aes(yintercept = 1), color = "#525252", alpha =0.5)+ 
  labs(x="% fisheries with bycatch mitigation", y="lambda")+
  facet_wrap(~mitigation_efficacy, nrow = 1)+
  themeo+
  guides(colour = guide_legend(nrow = 1))+
  coord_cartesian(expand=FALSE)+
  scale_color_manual(values=c("#c7e9b4", "#7fcdbb", "#41b6c4", "#1d91c0", "#225ea8", "#253494"))+
  scale_fill_manual(values=c("#c7e9b4", "#7fcdbb", "#41b6c4", "#1d91c0", "#225ea8", "#253494"))

# ggsave(fig2_widowingc, path ="/Users/sarahbecker/Dropbox/CU_ENVS/Classes/Spring2022/ENVS_5100_QuantConsBiol/project/w_albatross_demo_wd", file="fig2_widowingc.png",width = 14, height = 3.5, units = "in")
## ---- chunk 22
fig2_widowingd <- ggplot(full_dat_w)+
  geom_line(aes(x=bycatch_reduction, y=quantile5), color = "grey")+
  geom_line(aes(x=bycatch_reduction, y=quantile95), color = "grey")+
  geom_ribbon(aes(x=bycatch_reduction, ymin=quantile5, ymax=quantile95,color = factor(mitigation_efficacy),fill  = factor(mitigation_efficacy)), alpha =0.25)+
  # geom_line(data = output_l, aes(x=bycatch_reductions, y=lambda))+ #"best" VR
  geom_line(data = fulldat, aes(x=bycatch_reduction, y=mean_lambda, group = simrun), color = "blue")+ #mean VR
  geom_hline(aes(yintercept = 1), color = "#525252", alpha =0.5)+ 
  labs(x="% fisheries with bycatch mitigation", y="lambda")+
  geom_vline(aes(xintercept = 0.33), color = "#a50f15", alpha =0.5)+ #illegal vs legal fisheries transition
  facet_wrap(~mitigation_efficacy, nrow = 1)+
  themeo+
  guides(colour = guide_legend(nrow = 1))+
  coord_cartesian(expand=FALSE)+
  scale_color_manual(values=c("#c7e9b4", "#7fcdbb", "#41b6c4", "#1d91c0", "#225ea8", "#253494"))+
  scale_fill_manual(values=c("#c7e9b4", "#7fcdbb", "#41b6c4", "#1d91c0", "#225ea8", "#253494"))

 # ggsave(fig2_widowingd, path ="/Users/sarahbecker/Dropbox/CU_ENVS/Classes/Spring2022/ENVS_5100_QuantConsBiol/project/w_albatross_demo_wd",  file="fig2_widowingd.png",width = 14, height = 3.5, units = "in")
## ---- chunk 23
fig1_widowing <- ggplot(full_dat_w)+
  geom_ribbon(aes(x=bycatch_reduction, ymin=quantile5, ymax=quantile95, color = factor(mitigation_efficacy),fill  = factor(mitigation_efficacy)), alpha =0.25)+
  geom_line(data = bycatch_reductions, aes(x=reduction, y=as.numeric(lambda)))+
  geom_hline(aes(yintercept = 1), color = "#525252")+ 
  labs(x="% fisheries with bycatch mitigation", y="lambda", color = "mitigation efficacy", fill = "mitigation efficacy")+
  themeo+
  guides(colour = guide_legend(nrow = 1))+
  coord_cartesian(expand=FALSE)+
  scale_color_manual(values=c("#c7e9b4", "#7fcdbb", "#41b6c4", "#1d91c0", "#225ea8", "#253494"))+
  scale_fill_manual(values=c("#c7e9b4", "#7fcdbb", "#41b6c4", "#1d91c0", "#225ea8", "#253494"))

#  ggsave(fig1_widowing, path ="/Users/sarahbecker/Dropbox/CU_ENVS/Classes/Spring2022/ENVS_5100_QuantConsBiol/project/w_albatross_demo_wd",  file="fig1_widowing.png")
## ---- chunk 24
fig1_widowing_illegal <- ggplot(full_dat_w)+
  geom_ribbon(aes(x=bycatch_reduction, ymin=quantile5, ymax=quantile95, color = factor(mitigation_efficacy),fill  = factor(mitigation_efficacy)), alpha =0.25)+
  geom_line(data = bycatch_reductions, aes(x=reduction, y=as.numeric(lambda)))+
  geom_hline(aes(yintercept = 1), color = "#525252")+ 
  geom_vline(aes(xintercept = 0.34), color = "#a50f15", alpha =0.5)+ #illegal vs legal fisheries transition
  geom_vline(aes(xintercept = 0.28), color = "#a50f15", alpha =0.25)+ #variation in illegal vs legal fisheries transition
  geom_vline(aes(xintercept = 0.40), color = "#a50f15", alpha =0.25)+ #variation in illegal vs legal fisheries transition
  labs(x="% fisheries with bycatch mitigation", y="lambda", color = "mitigation efficacy", fill = "mitigation efficacy")+
  themeo+
  guides(colour = guide_legend(nrow = 1))+
  coord_cartesian(expand=FALSE)+
  scale_color_manual(values=c("#c7e9b4", "#7fcdbb", "#41b6c4", "#1d91c0", "#225ea8", "#253494"))+
  scale_fill_manual(values=c("#c7e9b4", "#7fcdbb", "#41b6c4", "#1d91c0", "#225ea8", "#253494"))

# ggsave(fig1_widowing_illegal, path ="/Users/sarahbecker/Dropbox/CU_ENVS/Classes/Spring2022/ENVS_5100_QuantConsBiol/project/w_albatross_demo_wd", file="fig1_widowing_illegal.png")
## ---- chunk 25
fig1_widowing_legal <- ggplot(full_dat_w)+
  geom_ribbon(aes(x=bycatch_reduction, ymin=quantile5, ymax=quantile95, color = factor(mitigation_efficacy),fill  = factor(mitigation_efficacy)), alpha =0.25)+
  geom_line(data = bycatch_reductions, aes(x=reduction, y=as.numeric(lambda)))+
  geom_hline(aes(yintercept = 1), color = "#525252")+ 
  geom_vline(aes(xintercept = 0.66), color = "#a50f15", alpha =0.5)+ #illegal vs legal fisheries transition
  geom_vline(aes(xintercept = 0.6), color = "#a50f15", alpha =0.25)+ #variation in illegal vs legal fisheries transition
  geom_vline(aes(xintercept = 0.72), color = "#a50f15", alpha =0.25)+ #variation in illegal vs legal fisheries transition
  labs(x="% fisheries with bycatch mitigation", y="lambda", color = "mitigation efficacy", fill = "mitigation efficacy")+
  themeo+
  guides(colour = guide_legend(nrow = 1))+
  coord_cartesian(expand=FALSE)+
  scale_color_manual(values=c("#c7e9b4", "#7fcdbb", "#41b6c4", "#1d91c0", "#225ea8", "#253494"))+
  scale_fill_manual(values=c("#c7e9b4", "#7fcdbb", "#41b6c4", "#1d91c0", "#225ea8", "#253494"))

# ggsave(fig1_widowing_legal, path ="/Users/sarahbecker/Dropbox/CU_ENVS/Classes/Spring2022/ENVS_5100_QuantConsBiol/project/w_albatross_demo_wd", file="fig1_widowing_legal.png")
## ---- chunk 26
ggplot(fulldat)+
  geom_line(aes(x=bycatch_reduction, y=lambda, group = mitsim, color = factor(mitigation_efficacy)), alpha =0.5)+
  geom_line(data = bycatch_reductions, aes(x=reduction, y=as.numeric(lambda)))+
  geom_hline(aes(yintercept = 1), color = "darkgrey", alpha =0.5)+ 
  # geom_vline(aes(xintercept = 0.66), color = "red", alpha =0.5)+ #illegal vs legal fisheries transition
  # geom_vline(aes(xintercept = 0.33), color = "red", alpha =0.5)+ #illegal vs legal fisheries transition
  labs(x="% fisheries with bycatch mitigation", y="lambda")+
  themeo
